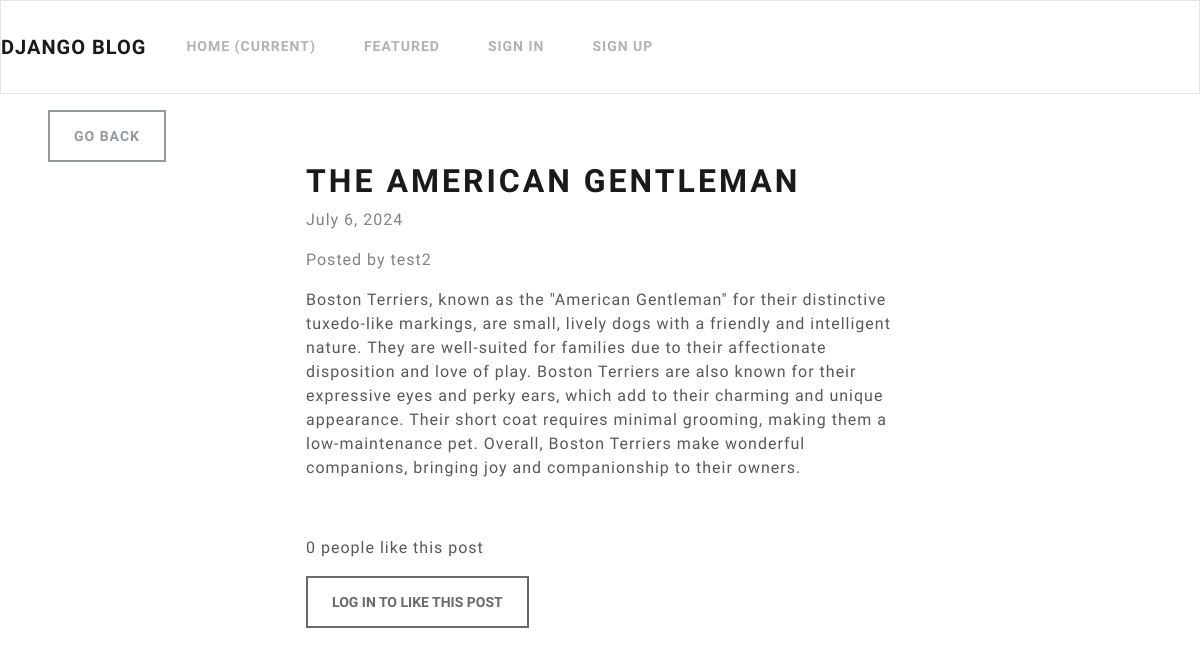
/1/, run on the app's committed database.
### microblog/models.py (models this page shows)
class BlogPost(models.Model):
    title = models.CharField(max_length=255)
    content = HTMLField()
    date = models.DateField(auto_now_add=True)
    author = models.ForeignKey(User, on_delete=models.CASCADE)
    featured = models.BooleanField(default=False)
    likes = models.ManyToManyField(User, related_name='likes', blank=True)

### microblog/views.py (the view)
# urls.py: path('<int:pk>/', DetailPostView.as_view(), name='detail_post'),
class DetailPostView(DetailView):
    model = BlogPost
    template_name = 'microblog/post.html'
    def get_context_data(self, *args, **kwargs):
        context = super(DetailPostView, self).get_context_data(*args, **kwargs)
        context['liked_by_user'] = False
        micropost = BlogPost.objects.get(id=self.kwargs.get('pk'))
        if micropost.likes.filter(pk=self.request.user.id).exists():
            return True
        else:
            return context

### microblog/templates/microblog/post.html
{% extends 'microblog/base.html' %}
{% block content %}
<div class="row">
  <div class="col-md-4 col-12 mx-5 mt-3">
    <a class="btn btn-outline-secondary" href="{% url 'index' %}">Go Back</a>
  </div>
</div>
<div class="row">
  <div class="col-md-6 col-12 mx-md-auto mb-3 pb-2 mx-3">
    <h1>{{ object.title }}</h1>
    <p class="text-muted">{{ object.date }}</p>
    <p class="text-muted">Posted by  {{ object.author.username }}</p>
    <div>
      {{ object.content|safe  }}
    </div>
  </div>
</div>
<div class="row my-3">
  <div class="col-md-6 col-12 mx-md-auto mx-3">
     {% if object.likes.count == 1 %}
    <p>{{ object.likes.count }} person likes this post</p>
    {% else %}
    <p>{{ object.likes.count }} people like this post</p>
    {% endif %}
    {% if request.user.is_authenticated  %}
    {% if liked_by_user  %}
    {% else %}
    {% endif %}
    {% else %}
    <button class="btn btn-outline-primary" disabled>Log in to like this post</button>
    {% endif %}
  </div>
</div>
{% endblock content %}

### data on the page
BlogPost: title "THE AMERICAN GENTLEMAN", date "July 6, 2024", author.username "test2", content "Boston Terriers, known as the \"American Gentleman\" for their distinctive tuxedo-like markings, are small, lively dogs with a friendly and intelligent nature. They are well-suited for families due to their affectionate disposition and love of play. Boston Terriers are also known for their expressive eyes and perky ears, which add to their charming and unique appearance. Their short coat requires minimal grooming, making them a low-maintenance pet. Overall, Boston Terriers make wonderful companions, bringing joy and companionship to their owners.", likes.count "0"
